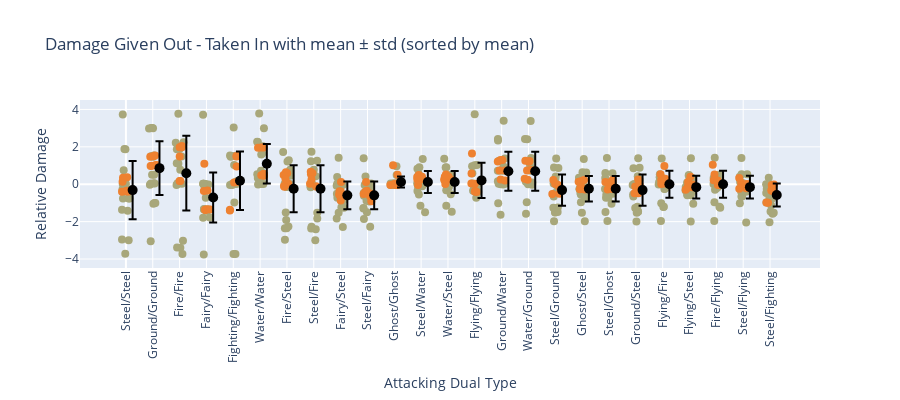

The code cell stored with this chart in its notebook:
### Markdown cell above
# now visualize it

### Code cell
fig = go.Figure()
offset = 0.25  # shift centroids
 
for i,col in enumerate(types_to_keep):
    values = df4[col]
    
    # Jittered scatter positions
    x = np.full(len(values), i) + np.random.uniform(-0.15, 0.15, size=len(values))
    y = values + np.random.uniform(-0.05, 0.05, size=len(values))

    colors = [type_colors.get(t.split('/')[0], '#777777') for t in df2.index]  
    
    """
    # Color points by sign with transparency
    colors = [
    'rgba(255,128,114,0.5)' if val < 0 else
    'rgba(128,0,128,0.5)' if val == 0 else
    'rgba(135,206,235,0.5)' 
    for val in values
]
    """
    
    # Scatter points (hover shows only row label)
    fig.add_trace(go.Scatter(
        x=x,
        y=y,
        mode='markers',
        marker=dict(color=colors, size=8),
        text=df3.index,
        hovertemplate='%{text}<extra></extra>',
        showlegend=False
    ))

    # Mean ± std markers (shifted)
    mean = values.mean()
    std = values.std()
    fig.add_trace(go.Scatter(
        x=[i + offset],
        y=[mean],
        mode='markers',
        marker=dict(color='black', size=10),
        error_y=dict(type='data', array=[std], visible=True),
        # hoverinfo='skip',
        hovertemplate=f'Mean ± Std:<br>{mean:.2f} ± {std:.2f}<extra></extra>',
        showlegend=False
    ))

# Ensure x-axis, ticks, and labels all match the sorted order
fig.update_layout(
    xaxis=dict(
        tickmode='array',
        tickvals=np.arange(len(types_to_keep)),
        ticktext=types_to_keep,
        tickangle=-90,
        # showticklabels=False,  # <-- hide the tick labels
        # showgrid=False,        # optional: hide vertical gridlines
        # ticks=''               # optional: remove tick marks
    ),
    yaxis_title="Relative Damage",
    xaxis_title='Attacking Dual Type',
    title="Damage Given Out - Taken In with mean ± std (sorted by mean)",
    width=900,
    height=400,
    showlegend=False
)

fig.show()

### Figure 1 — Plotly figure (JSON) as saved in the notebook; plotly's stock layout.template omitted (floating-point values rounded to 4 significant figures; data arrays with more than 128 entries replaced by an {"elided": "..."} marker saying what was removed)
{"data": [{"hovertemplate": "%{text}<extra></extra>", "marker": {"color": {"elided": "324 str values"}, "size": 8}, "mode": "markers", "showlegend": false, "text": {"elided": "324 str values"}, "type": "scatter", "x": [-0.1194, 0.1021, -0.02491, -0.1177, -0.1459, -0.1093, 0.1346, 0.1005, -0.05544, -0.01831, -0.0001106, -0.1306, -0.0576, -0.08372, -0.1462, 0.0626, -0.04853, -0.1053, -0.1244, 0.01694, 0.08854, -0.1092, -0.1453, 0.04646, 0.03415], "y": [0.01283, -2.996, -3.712, 3.725, -2.954, -0.7622, -0.7621, -0.758, 1.883, 1.866, 0.008887, -0.2815, -0.2322, 0.7447, -1.364, -1.422, -0.3446, 0.1585, 0.1369, -0.3481, -0.3928, 0.3468, -0.4034, 0.3694, -0.3828]}, {"error_y": {"array": [1.553], "type": "data", "visible": true}, "hovertemplate": "Mean ± Std:<br>-0.32 ± 1.55<extra></extra>", "marker": {"color": "black", "size": 10}, "mode": "markers", "showlegend": false, "type": "scatter", "x": [0.25], "y": [-0.315]}, {"hovertemplate": "%{text}<extra></extra>", "marker": {"color": {"elided": "324 str values"}, "size": 8}, "mode": "markers", "showlegend": false, "text": {"elided": "324 str values"}, "type": "scatter", "x": [1.01, 0.8932, 0.9744, 1.069, 0.9323, 0.9232, 0.862, 0.9428, 1.021, 0.9316, 1.044, 1.051, 0.9743, 1.023, 1.065, 1.097, 1.05, 1.018, 0.9076, 1.087, 1.135, 0.9674, 1.094, 0.9208, 1.013], "y": [2.995, -0.03153, 3.006, 0.03435, 0.04044, -3.046, 2.986, 3.007, 1.521, 1.499, 0.04689, 0.5059, 0.5112, -1.048, -1.01, -0.9983, 1.535, 1.473, 1.475, 1.54, 1.031, 0.9928, 1.01, 0.9749, 1.503]}, {"error_y": {"array": [1.44], "type": "data", "visible": true}, "hovertemplate": "Mean ± Std:<br>0.86 ± 1.44<extra></extra>", "marker": {"color": "black", "size": 10}, "mode": "markers", "showlegend": false, "type": "scatter", "x": [1.25], "y": [0.86]}, {"hovertemplate": "%{text}<extra></extra>", "marker": {"color": {"elided": "324 str values"}, "size": 8}, "mode": "markers", "showlegend": false, "text": {"elided": "324 str values"}, "type": "scatter", "x": [1.954, 2.126, 2.082, 2.024, 1.911, 2.106, 1.898, 1.995, 1.857, 2.148, 1.928, 1.955, 1.894, 1.887, 1.906, 2.028, 2.074, 1.973, 2.083, 2.003, 2.026, 2.085, 2.001, 2.001, 2.052], "y": [3.775, -3.025, 0.03004, 0.7756, 0.01043, -3.729, 1.871, 1.891, 2.22, 2.243, 0.04721, 1.104, 1.116, -0.03487, -3.383, -3.394, 1.481, 1.964, 2.047, 1.477, 0.1669, 1.974, 0.1724, 1.981, 1.984]}, {"error_y": {"array": [2.0], "type": "data", "visible": true}, "hovertemplate": "Mean ± Std:<br>0.59 ± 2.00<extra></extra>", "marker": {"color": "black", "size": 10}, "mode": "markers", "showlegend": false, "type": "scatter", "x": [2.25], "y": [0.59]}, {"hovertemplate": "%{text}<extra></extra>", "marker": {"color": {"elided": "324 str values"}, "size": 8}, "mode": "markers", "showlegend": false, "text": {"elided": "324 str values"}, "type": "scatter", "x": [2.901, 3.003, 2.975, 3.072, 2.875, 2.962, 3.126, 2.877, 3.097, 3.002, 2.907, 3.03, 3.018, 2.88, 2.898, 2.88, 2.907, 2.909, 2.957, 2.952, 2.905, 3.021, 3.04, 3.135, 2.922], "y": [-3.763, -0.03182, -0.7198, -0.01235, 3.718, 0.005978, -1.784, -1.792, -1.349, -1.417, 0.03237, -1.346, -1.404, 0.02428, -0.02164, 0.02072, -1.357, -1.329, -1.382, -1.361, -0.3614, -1.335, -0.3347, -1.348, 1.099]}, {"error_y": {"array": [1.336], "type": "data", "visible": true}, "hovertemplate": "Mean ± Std:<br>-0.70 ± 1.34<extra></extra>", "marker": {"color": "black", "size": 10}, "mode": "markers", "showlegend": false, "type": "scatter", "x": [3.25], "y": [-0.705]}, {"hovertemplate": "%{text}<extra></extra>", "marker": {"color": {"elided": "324 str values"}, "size": 8}, "mode": "markers", "showlegend": false, "text": {"elided": "324 str values"}, "type": "scatter", "x": [4.015, 4.03, 3.963, 4.081, 3.956, 4.119, 4.031, 4.138, 4.075, 4.142, 4.04, 4.14, 3.88, 4.008, 3.88, 3.959, 3.904, 4.032, 4.125, 4.122, 3.877, 4.031, 3.873, 4.142, 4.121], "y": [3.037, 0.02447, -0.03806, -3.734, 0.01294, 0.01402, 1.508, 1.542, 0.09952, 0.1611, -0.9718, 1.523, 1.534, -3.73, -0.03776, -0.001213, 1.473, 1.035, 0.9533, 1.512, -1.368, 0.08778, -1.403, 0.1224, 1.487]}, {"error_y": {"array": [1.565], "type": "data", "visible": true}, "hovertemplate": "Mean ± Std:<br>0.19 ± 1.57<extra></extra>", "marker": {"color": "black", "size": 10}, "mode": "markers", "showlegend": false, "type": "scatter", "x": [4.25], "y": [0.19]}, {"hovertemplate": "%{text}<extra></extra>", "marker": {"color": {"elided": "324 str values"}, "size": 8}, "mode": "markers", "showlegend": false, "text": {"elided": "324 str values"}, "type": "scatter", "x": [5.033, 5.143, 4.965, 4.925, 5.055, 4.986, 4.89, 4.914, 4.925, 4.894, 5.121, 4.914, 5.037, 4.947, 5.041, 5.077, 5.103, 4.998, 5.145, 5.136, 4.922, 5.043, 5.04, 5.131, 5.13], "y": [0.7219, 2.993, 3.788, -0.01419, 0.01651, 0.01277, 2.271, 2.263, 0.4729, 0.5355, 0.01729, 0.3353, 0.3557, 0.007459, 1.584, 1.648, 2.033, 0.4838, 0.4552, 1.968, 1.951, 0.4821, 1.968, 0.5416, 0.5472]}, {"error_y": {"array": [1.057], "type": "data", "visible": true}, "hovertemplate": "Mean ± Std:<br>1.10 ± 1.06<extra></extra>", "marker": {"color": "black", "size": 10}, "mode": "markers", "showlegend": false, "type": "scatter", "x": [5.25], "y": [1.1]}, {"hovertemplate": "%{text}<extra></extra>", "marker": {"color": {"elided": "324 str values"}, "size": 8}, "mode": "markers", "showlegend": false, "text": {"elided": "324 str values"}, "type": "scatter", "x": [6.118, 5.924, 5.972, 5.859, 5.954, 6.054, 5.994, 5.984, 6.07, 6.02, 6.092, 5.983, 6.001, 5.948, 5.923, 5.988, 5.914, 6.119, 5.877, 6.043, 5.906, 5.96, 5.889, 6.009, 5.948], "y": [0.7701, -2.974, -1.909, 1.73, -1.515, -2.266, -0.01636, 0.04242, 1.28, 1.214, 0.02018, -0.1518, -0.1485, 0.3859, -2.352, -2.352, 0.0289, 0.4574, 0.4951, 0.02014, -0.1357, 0.6403, -0.08936, 0.5815, 0.2645]}, {"error_y": {"array": [1.258], "type": "data", "visible": true}, "hovertemplate": "Mean ± Std:<br>-0.24 ± 1.26<extra></extra>", "marker": {"color": "black", "size": 10}, "mode": "markers", "showlegend": false, "type": "scatter", "x": [6.25], "y": [-0.24]}, {"hovertemplate": "%{text}<extra></extra>", "marker": {"color": {"elided": "324 str values"}, "size": 8}, "mode": "markers", "showlegend": false, "text": {"elided": "324 str values"}, "type": "scatter", "x": [7.001, 7.056, 7.13, 6.914, 7.127, 6.918, 6.924, 6.926, 7.123, 6.895, 6.91, 6.881, 6.884, 7.074, 6.903, 7.072, 6.894, 6.988, 6.894, 6.859, 7.091, 6.886, 7.097, 6.95, 6.915], "y": [0.7726, -3.0, -1.834, 1.737, -1.53, -2.268, 0.007488, 0.04975, 1.261, 1.223, -0.01576, -0.1644, -0.1199, 0.4211, -2.37, -2.404, 0.04141, 0.5205, 0.5371, 0.02754, -0.1252, 0.6664, -0.1203, 0.584, 0.2562]}, {"error_y": {"array": [1.258], "type": "data", "visible": true}, "hovertemplate": "Mean ± Std:<br>-0.24 ± 1.26<extra></extra>", "marker": {"color": "black", "size": 10}, "mode": "markers", "showlegend": false, "type": "scatter", "x": [7.25], "y": [-0.24]}, {"hovertemplate": "%{text}<extra></extra>", "marker": {"color": {"elided": "324 str values"}, "size": 8}, "mode": "markers", "showlegend": false, "text": {"elided": "324 str values"}, "type": "scatter", "x": [7.854, 7.926, 8.082, 7.926, 7.853, 7.862, 8.029, 8.121, 7.879, 7.883, 8.08, 8.079, 8.014, 7.871, 7.878, 8.019, 8.119, 7.969, 7.966, 8.004, 8.007, 7.984, 7.962, 7.944, 8.014], "y": [-1.837, -1.523, -2.283, 1.415, -0.07775, -0.5148, -1.233, -1.255, 0.0331, 0.004071, -0.04675, -0.8404, -0.8556, 0.3914, -0.7232, -0.7887, -0.8551, -0.6472, -0.5841, -0.8669, -0.3858, -0.4814, -0.3769, -0.5361, 0.1178]}, {"error_y": {"array": [0.7406], "type": "data", "visible": true}, "hovertemplate": "Mean ± Std:<br>-0.59 ± 0.74<extra></extra>", "marker": {"color": "black", "size": 10}, "mode": "markers", "showlegend": false, "type": "scatter", "x": [8.25], "y": [-0.595]}, {"hovertemplate": "%{text}<extra></extra>", "marker": {"color": {"elided": "324 str values"}, "size": 8}, "mode": "markers", "showlegend": false, "text": {"elided": "324 str values"}, "type": "scatter", "x": [8.869, 8.98, 9.101, 8.858, 9.127, 8.861, 8.851, 8.853, 9.136, 8.951, 8.895, 9.074, 9.059, 8.927, 9.138, 9.074, 8.964, 8.866, 9.096, 9.145, 8.921, 8.858, 8.976, 9.128, 8.947], "y": [-1.855, -1.502, -2.272, 1.384, -0.1448, -0.4637, -1.298, -1.27, 0.0385, 0.009025, -0.04173, -0.8442, -0.9193, 0.415, -0.7011, -0.7071, -0.8838, -0.6177, -0.6421, -0.9123, -0.4085, -0.5274, -0.3485, -0.5102, 0.1242]}, {"error_y": {"array": [0.7406], "type": "data", "visible": true}, "hovertemplate": "Mean ± Std:<br>-0.59 ± 0.74<extra></extra>", "marker": {"color": "black", "size": 10}, "mode": "markers", "showlegend": false, "type": "scatter", "x": [9.25], "y": [-0.595]}, {"hovertemplate": "%{text}<extra></extra>", "marker": {"color": {"elided": "324 str values"}, "size": 8}, "mode": "markers", "showlegend": false, "text": {"elided": "324 str values"}, "type": "scatter", "x": [9.976, 9.968, 10.04, 10.12, 10.08, 10.11, 9.922, 9.865, 9.866, 9.979, 9.942, 10.13, 9.951, 9.927, 9.996, 10.09, 10.1, 10.09, 10.12, 10.05, 9.98, 10.11, 9.853, 10.04, 9.954], "y": [-0.005481, 0.04253, -0.005019, -0.01047, 0.966, -0.006636, -0.01173, 0.04379, -0.04541, 0.03875, -0.03834, 0.01253, -0.03604, 0.01693, -0.03056, 0.0344, -0.02713, 0.4978, 0.5039, 0.03829, 0.001492, -0.04705, -0.03508, -0.0377, 1.022]}, {"error_y": {"array": [0.2986], "type": "data", "visible": true}, "hovertemplate": "Mean ± Std:<br>0.12 ± 0.30<extra></extra>", "marker": {"color": "black", "size": 10}, "mode": "markers", "showlegend": false, "type": "scatter", "x": [10.25], "y": [0.12]}, {"hovertemplate": "%{text}<extra></extra>", "marker": {"color": {"elided": "324 str values"}, "size": 8}, "mode": "markers", "showlegend": false, "text": {"elided": "324 str values"}, "type": "scatter", "x": [11.03, 10.92, 10.97, 11.06, 11.15, 10.86, 11.1, 10.89, 10.93, 10.86, 11.11, 10.85, 10.94, 10.96, 11.04, 10.89, 10.91, 10.93, 10.94, 10.91, 10.86, 11.03, 11.05, 10.85, 10.88], "y": [0.2821, -0.5429, -1.152, 1.348, -1.504, -0.365, 0.1157, 0.1193, 0.9074, 0.8333, 0.02439, 0.04364, 0.03363, 0.3512, -0.1119, -0.1156, 0.541, 0.2657, 0.236, 0.4947, 0.2521, 0.4052, 0.278, 0.3866, -0.04117]}, {"error_y": {"array": [0.5868], "type": "data", "visible": true}, "hovertemplate": "Mean ± Std:<br>0.12 ± 0.59<extra></extra>", "marker": {"color": "black", "size": 10}, "mode": "markers", "showlegend": false, "type": "scatter", "x": [11.25], "y": [0.12]}, {"hovertemplate": "%{text}<extra></extra>", "marker": {"color": {"elided": "324 str values"}, "size": 8}, "mode": "markers", "showlegend": false, "text": {"elided": "324 str values"}, "type": "scatter", "x": [12.01, 12.1, 11.94, 11.86, 12.14, 11.94, 12.0, 12.08, 11.91, 11.94, 11.96, 11.97, 11.96, 11.9, 12.04, 11.96, 12.09, 12.14, 11.86, 11.92, 12.14, 12.02, 11.87, 11.88, 11.9], "y": [0.2896, -0.5303, -1.154, 1.36, -1.474, -0.3274, 0.1021, 0.08488, 0.8954, 0.9129, 0.0411, 0.02909, 0.03793, 0.4124, -0.1539, -0.1029, 0.4948, 0.243, 0.2284, 0.514, 0.2215, 0.4068, 0.2646, 0.381, 0.01806]}, {"error_y": {"array": [0.5868], "type": "data", "visible": true}, "hovertemplate": "Mean ± Std:<br>0.12 ± 0.59<extra></extra>", "marker": {"color": "black", "size": 10}, "mode": "markers", "showlegend": false, "type": "scatter", "x": [12.25], "y": [0.12]}, {"hovertemplate": "%{text}<extra></extra>", "marker": {"color": {"elided": "324 str values"}, "size": 8}, "mode": "markers", "showlegend": false, "text": {"elided": "324 str values"}, "type": "scatter", "x": [13.05, 12.9, 12.94, 12.91, 13.0, 12.97, 12.93, 13.05, 13.13, 13.09, 13.03, 13.02, 13.08, 13.12, 13.08, 12.99, 12.91, 13.02, 13.01, 12.88, 12.87, 13.07, 13.0, 13.0, 12.89], "y": [-0.7175, 0.9671, -0.01009, 0.03261, 3.745, -0.03019, -0.3512, -0.3596, -0.4157, -0.3679, -0.02578, -0.3552, -0.3616, -0.0009708, 1.025, 1.009, 0.585, -0.4056, -0.3625, 0.5783, 0.03924, -0.4193, 0.02349, -0.3873, 1.643]}, {"error_y": {"array": [0.9443], "type": "data", "visible": true}, "hovertemplate": "Mean ± Std:<br>0.20 ± 0.94<extra></extra>", "marker": {"color": "black", "size": 10}, "mode": "markers", "showlegend": false, "type": "scatter", "x": [13.25], "y": [0.205]}, {"hovertemplate": "%{text}<extra></extra>", "marker": {"color": {"elided": "324 str values"}, "size": 8}, "mode": "markers", "showlegend": false, "text": {"elided": "324 str values"}, "type": "scatter", "x": [14.12, 14.07, 14.07, 13.97, 14.06, 13.96, 13.86, 13.86, 13.86, 13.99, 14.0, 13.95, 13.86, 13.87, 14.13, 13.89, 13.9, 14.03, 14.11, 13.96, 14.03, 13.96, 13.86, 14.13, 13.92], "y": [1.372, 0.9533, 3.392, 0.005249, -0.02057, -1.629, 2.423, 2.334, 0.7226, 0.7426, 0.02116, 0.09854, 0.1652, -1.022, 0.0276, 0.02984, 1.262, 0.7222, 0.7286, 1.3, 1.294, 0.2496, 1.218, 0.2027, 0.7296]}, {"error_y": {"array": [1.048], "type": "data", "visible": true}, "hovertemplate": "Mean ± Std:<br>0.69 ± 1.05<extra></extra>", "marker": {"color": "black", "size": 10}, "mode": "markers", "showlegend": false, "type": "scatter", "x": [14.25], "y": [0.695]}, {"hovertemplate": "%{text}<extra></extra>", "marker": {"color": {"elided": "324 str values"}, "size": 8}, "mode": "markers", "showlegend": false, "text": {"elided": "324 str values"}, "type": "scatter", "x": [15.1, 15.06, 15.08, 15.0, 15.07, 14.91, 14.87, 14.95, 15.05, 15.14, 14.99, 15.14, 14.9, 14.93, 15.14, 14.99, 15.1, 15.04, 14.95, 14.88, 15.04, 14.97, 15.01, 14.86, 15.08], "y": [1.403, 0.9865, 3.387, 0.02409, 0.03572, -1.585, 2.415, 2.404, 0.7348, 0.7193, 0.005591, 0.09726, 0.1357, -0.9688, -0.02597, 0.03857, 1.289, 0.7569, 0.7398, 1.25, 1.248, 0.235, 1.201, 0.3, 0.767]}, {"error_y": {"array": [1.048], "type": "data", "visible": true}, "hovertemplate": "Mean ± Std:<br>0.69 ± 1.05<extra></extra>", "marker": {"color": "black", "size": 10}, "mode": "markers", "showlegend": false, "type": "scatter", "x": [15.25], "y": [0.695]}, {"hovertemplate": "%{text}<extra></extra>", "marker": {"color": {"elided": "324 str values"}, "size": 8}, "mode": "markers", "showlegend": false, "text": {"elided": "324 str values"}, "type": "scatter", "x": [16.01, 16.09, 15.99, 16.03, 15.99, 15.95, 15.94, 15.99, 15.95, 16.11, 16.04, 16.0, 15.92, 15.94, 15.93, 16.09, 16.05, 16.0, 15.93, 16.08, 16.15, 16.15, 15.89, 16.15, 15.99], "y": [0.4105, -1.491, -1.51, 1.375, -1.499, -1.983, 0.04349, 0.02731, 0.889, 0.8734, -0.04601, -0.4668, -0.5398, -0.6621, -1.262, -1.239, -0.04791, 0.2719, 0.2261, -0.03047, -0.5063, -0.08467, -0.5187, -0.1358, 0.02756]}, {"error_y": {"array": [0.8293], "type": "data", "visible": true}, "hovertemplate": "Mean ± Std:<br>-0.32 ± 0.83<extra></extra>", "marker": {"color": "black", "size": 10}, "mode": "markers", "showlegend": false, "type": "scatter", "x": [16.25], "y": [-0.315]}, {"hovertemplate": "%{text}<extra></extra>", "marker": {"color": {"elided": "324 str values"}, "size": 8}, "mode": "markers", "showlegend": false, "text": {"elided": "324 str values"}, "type": "scatter", "x": [17.14, 16.99, 17.1, 17.06, 16.95, 16.95, 16.94, 16.94, 17.15, 17.01, 17.14, 16.91, 16.9, 16.88, 17.1, 17.12, 16.91, 17.02, 16.94, 17.09, 16.91, 16.87, 17.07, 16.98, 17.07], "y": [-0.1583, -1.529, -1.985, 1.349, -0.9612, -0.5487, -0.4639, -0.4572, 0.634, 0.6392, -0.5082, -0.2569, -0.2548, 0.3524, -0.764, -0.73, -0.251, -0.005535, -0.01398, -0.28, -0.2726, 0.139, -0.2556, 0.1664, 0.2246]}, {"error_y": {"array": [0.6823], "type": "data", "visible": true}, "hovertemplate": "Mean ± Std:<br>-0.24 ± 0.68<extra></extra>", "marker": {"color": "black", "size": 10}, "mode": "markers", "showlegend": false, "type": "scatter", "x": [17.25], "y": [-0.245]}, {"hovertemplate": "%{text}<extra></extra>", "marker": {"color": {"elided": "324 str values"}, "size": 8}, "mode": "markers", "showlegend": false, "text": {"elided": "324 str values"}, "type": "scatter", "x": [18.04, 17.87, 17.94, 17.92, 18.09, 17.91, 18.14, 17.91, 17.87, 18.13, 17.95, 17.85, 17.96, 17.86, 17.98, 17.89, 17.98, 18.15, 18.03, 18.12, 17.95, 17.86, 18.07, 18.08, 18.14], "y": [-0.1274, -1.49, -1.966, 1.396, -1.049, -0.5318, -0.5125, -0.5454, 0.6009, 0.5821, -0.5411, -0.2564, -0.2335, 0.3295, -0.7051, -0.7172, -0.2323, 0.02841, 0.01497, -0.2413, -0.2845, 0.1237, -0.2347, 0.1312, 0.2205]}, {"error_y": {"array": [0.6823], "type": "data", "visible": true}, "hovertemplate": "Mean ± Std:<br>-0.24 ± 0.68<extra></extra>", "marker": {"color": "black", "size": 10}, "mode": "markers", "showlegend": false, "type": "scatter", "x": [18.25], "y": [-0.245]}, {"hovertemplate": "%{text}<extra></extra>", "marker": {"color": {"elided": "324 str values"}, "size": 8}, "mode": "markers", "showlegend": false, "text": {"elided": "324 str values"}, "type": "scatter", "x": [19.07, 19.03, 19.08, 19.09, 19.08, 19.02, 18.92, 18.93, 18.91, 19.14, 18.88, 19.01, 18.9, 18.91, 19.06, 18.98, 18.95, 19.14, 19.09, 19.13, 19.1, 19.1, 18.95, 18.98, 19.13], "y": [0.4246, -1.527, -1.47, 1.392, -1.456, -1.987, -0.04321, 0.01213, 0.8581, 0.8754, -0.04725, -0.4589, -0.5432, -0.6618, -1.207, -1.269, -0.02149, 0.2303, 0.2534, -0.01731, -0.4888, -0.166, -0.488, -0.1154, 0.01108]}, {"error_y": {"array": [0.8293], "type": "data", "visible": true}, "hovertemplate": "Mean ± Std:<br>-0.32 ± 0.83<extra></extra>", "marker": {"color": "black", "size": 10}, "mode": "markers", "showlegend": false, "type": "scatter", "x": [19.25], "y": [-0.315]}, {"hovertemplate": "%{text}<extra></extra>", "marker": {"color": {"elided": "324 str values"}, "size": 8}, "mode": "markers", "showlegend": false, "text": {"elided": "324 str values"}, "type": "scatter", "x": [19.89, 19.95, 20.13, 19.95, 19.96, 19.93, 19.92, 19.86, 19.89, 19.92, 19.94, 20.07, 20.08, 19.85, 20.04, 20.03, 19.89, 19.94, 19.94, 19.92, 19.95, 20.04, 20.05, 20.09, 20.06], "y": [0.3675, -1.01, -0.1595, 0.3412, 1.379, -1.961, 0.1406, 0.09978, 0.3817, 0.3711, -0.002184, -0.2498, -0.2403, -0.01895, -1.206, -1.219, 0.5378, 0.2759, 0.2322, 0.5406, 0.01884, 0.2929, 0.04218, 0.2871, 0.9792]}, {"error_y": {"array": [0.7217], "type": "data", "visible": true}, "hovertemplate": "Mean ± Std:<br>0.00 ± 0.72<extra></extra>", "marker": {"color": "black", "size": 10}, "mode": "markers", "showlegend": false, "type": "scatter", "x": [20.25], "y": [0]}, {"hovertemplate": "%{text}<extra></extra>", "marker": {"color": {"elided": "324 str values"}, "size": 8}, "mode": "markers", "showlegend": false, "text": {"elided": "324 str values"}, "type": "scatter", "x": [21.12, 21.14, 21.04, 21.05, 20.94, 20.92, 20.92, 21.05, 20.98, 20.97, 21.04, 20.92, 20.85, 21.11, 21.08, 21.08, 20.91, 20.86, 21.11, 20.95, 20.91, 20.95, 20.85, 21.13, 21.03], "y": [-0.3766, -1.045, -1.989, 1.395, -0.1178, -0.5453, -0.5932, -0.5924, 0.4933, 0.4712, -0.003735, -0.359, -0.3357, 0.3305, -0.2441, -0.2232, 0.08509, -0.1454, -0.1638, 0.1357, -0.2149, -0.04628, -0.2972, -0.0163, 0.401]}, {"error_y": {"array": [0.6073], "type": "data", "visible": true}, "hovertemplate": "Mean ± Std:<br>-0.15 ± 0.61<extra></extra>", "marker": {"color": "black", "size": 10}, "mode": "markers", "showlegend": false, "type": "scatter", "x": [21.25], "y": [-0.155]}, {"hovertemplate": "%{text}<extra></extra>", "marker": {"color": {"elided": "324 str values"}, "size": 8}, "mode": "markers", "showlegend": false, "text": {"elided": "324 str values"}, "type": "scatter", "x": [22.01, 21.93, 22.06, 21.9, 21.94, 21.92, 21.97, 21.99, 22.12, 22.03, 21.89, 21.95, 22.01, 22.03, 22.14, 22.11, 22.12, 22.1, 21.9, 21.93, 22.13, 21.95, 22.06, 22.04, 21.87], "y": [0.3373, -0.9632, -0.1421, 0.3286, 1.423, -1.963, 0.1608, 0.09709, 0.3839, 0.4184, 0.01256, -0.2991, -0.2087, -0.04547, -1.263, -1.21, 0.5054, 0.2248, 0.2121, 0.5257, -0.008537, 0.2699, -0.04725, 0.2059, 1.043]}, {"error_y": {"array": [0.7217], "type": "data", "visible": true}, "hovertemplate": "Mean ± Std:<br>0.00 ± 0.72<extra></extra>", "marker": {"color": "black", "size": 10}, "mode": "markers", "showlegend": false, "type": "scatter", "x": [22.25], "y": [0]}, {"hovertemplate": "%{text}<extra></extra>", "marker": {"color": {"elided": "324 str values"}, "size": 8}, "mode": "markers", "showlegend": false, "text": {"elided": "324 str values"}, "type": "scatter", "x": [22.92, 22.88, 23.11, 22.93, 23.09, 22.95, 22.96, 22.93, 23.15, 22.94, 23.0, 23.11, 23.07, 22.87, 22.94, 23.1, 22.89, 22.93, 23.02, 22.92, 23.11, 23.09, 22.85, 23.14, 22.85], "y": [-0.3931, -1.013, -2.041, 1.407, -0.1574, -0.4535, -0.6574, -0.6519, 0.5291, 0.5368, 0.04712, -0.3968, -0.3639, 0.3992, -0.2208, -0.2353, 0.1218, -0.1696, -0.1015, 0.0761, -0.2088, -0.03845, -0.2464, 0.01914, 0.331]}, {"error_y": {"array": [0.6073], "type": "data", "visible": true}, "hovertemplate": "Mean ± Std:<br>-0.15 ± 0.61<extra></extra>", "marker": {"color": "black", "size": 10}, "mode": "markers", "showlegend": false, "type": "scatter", "x": [23.25], "y": [-0.155]}, {"hovertemplate": "%{text}<extra></extra>", "marker": {"color": {"elided": "324 str values"}, "size": 8}, "mode": "markers", "showlegend": false, "text": {"elided": "324 str values"}, "type": "scatter", "x": [23.95, 24.14, 23.98, 24.04, 24.02, 23.86, 24.05, 23.95, 23.94, 24.03, 23.87, 23.85, 24.1, 24.09, 24.07, 23.98, 23.94, 23.88, 24.07, 24.14, 23.87, 24.05, 23.93, 24.07, 24.06], "y": [0.3463, -1.531, -2.028, -1.119, -1.453, -0.4676, -0.2514, -0.2272, -0.1222, -0.09744, -0.9815, -0.0008011, -0.04362, -1.58, -0.7703, -0.7138, -0.03061, -0.2594, -0.236, -0.008089, -0.9753, -0.3338, -0.9914, -0.3468, -0.03611]}, {"error_y": {"array": [0.6198], "type": "data", "visible": true}, "hovertemplate": "Mean ± Std:<br>-0.57 ± 0.62<extra></extra>", "marker": {"color": "black", "size": 10}, "mode": "markers", "showlegend": false, "type": "scatter", "x": [24.25], "y": [-0.575]}], "layout": {"height": 400, "showlegend": false, "title": {"text": "Damage Given Out - Taken In with mean ± std (sorted by mean)"}, "width": 900, "xaxis": {"tickangle": -90, "tickmode": "array", "ticktext": ["Steel/Steel", "Ground/Ground", "Fire/Fire", "Fairy/Fairy", "Fighting/Fighting", "Water/Water", "Fire/Steel", "Steel/Fire", "Fairy/Steel", "Steel/Fairy", "Ghost/Ghost", "Steel/Water", "Water/Steel", "Flying/Flying", "Ground/Water", "Water/Ground", "Steel/Ground", "Ghost/Steel", "Steel/Ghost", "Ground/Steel", "Flying/Fire", "Flying/Steel", "Fire/Flying", "Steel/Flying", "Steel/Fighting"], "tickvals": [0, 1, 2, 3, 4, 5, 6, 7, 8, 9, 10, 11, 12, 13, 14, 15, 16, 17, 18, 19, 20, 21, 22, 23, 24], "title": {"text": "Attacking Dual Type"}}, "yaxis": {"title": {"text": "Relative Damage"}}}}
